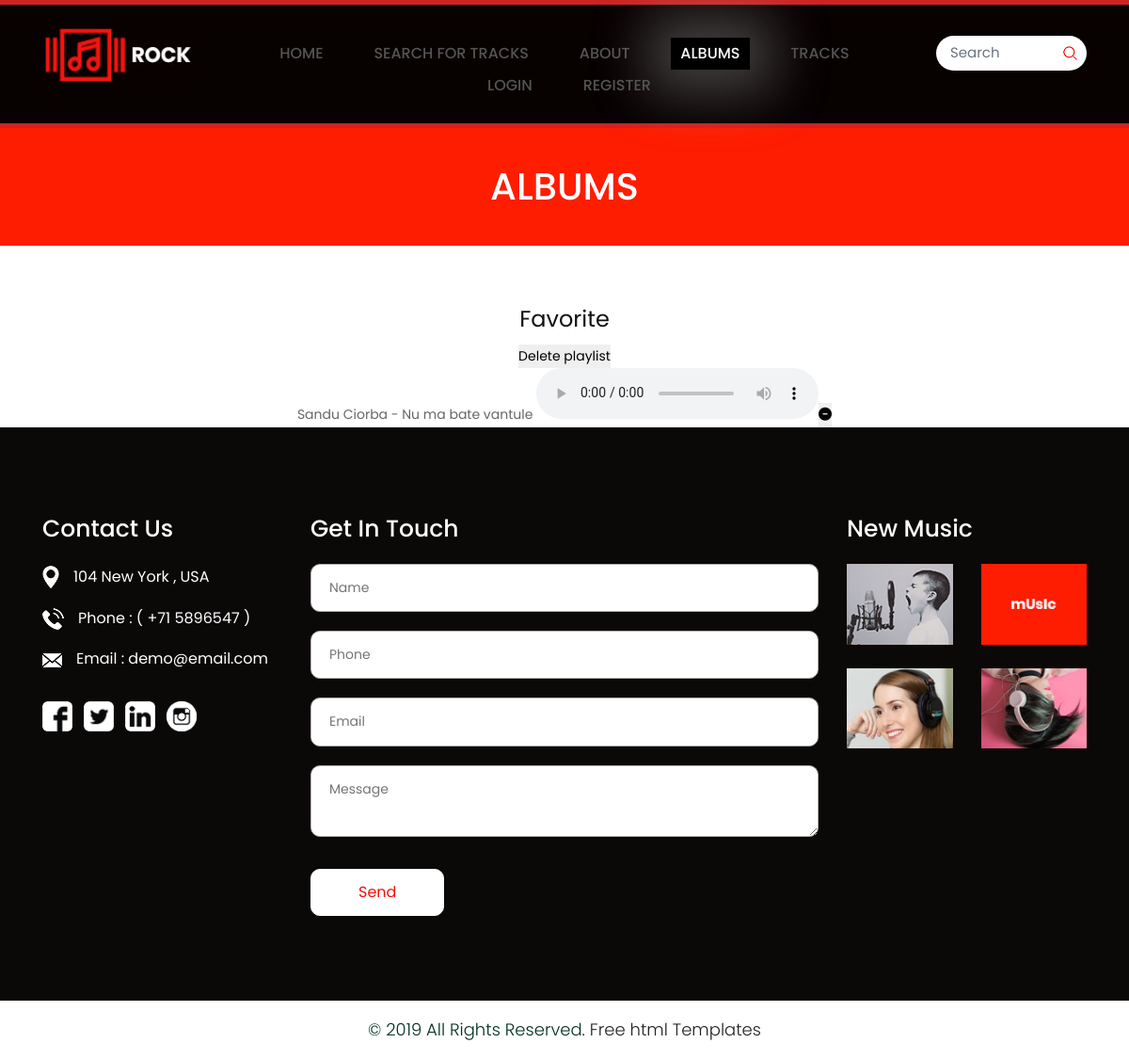
The page /albums/Favorite1534/ on the database its author committed.
### core/models.py (models this page shows, shortened)
class Album(models.Model):
	user = models.ForeignKey(User, on_delete = models.CASCADE, blank = True, null = True)
	album_title = models.CharField(max_length = 300)
	genre = models.CharField(max_length = 100)
	album_logo = models.ImageField(upload_to = 'media', default = 'media/default.png', null = True, blank = True)
	songs = models.ManyToManyField(Song)
	published = models.BooleanField(default = False)
	slug = models.SlugField()

class Song(models.Model):
	file = models.FileField(upload_to = 'media/tracks')
	song_title = models.CharField(max_length = 250)
	song_artist = models.CharField(max_length = 250)
	is_favorite = models.BooleanField(default = False)
	likes = models.IntegerField(default = 0)
	viewers = models.ManyToManyField(User)
	views = models.IntegerField(default = 0)
	image = models.ImageField(upload_to = 'media', default = 'media/default.png', null = True, blank = True)
	slug = models.SlugField()
	comments = models.ManyToManyField('Comment')

### core/views.py (the view)
# urls.py: path('albums/<slug>/', AlbumView.as_view(), name = 'album'),
class AlbumView(DetailView):
	model = Album
	template_name = "album_info.html"

### templates/album_info.html (shortened to what this page needs)
<!DOCTYPE html>
<html lang="en">
<head>
    {% load static %}
    <link rel="stylesheet" href="{% static 'css/bootstrap.min.css' %}">
    <link rel="stylesheet" href="{% static 'css/style.css' %}">
    <link rel="stylesheet" href="{% static 'css/responsive.css' %}">
    <link rel="stylesheet" href="{% static 'css/jquery.mCustomScrollbar.min.css' %}">
    <link rel="stylesheet" href="https://netdna.bootstrapcdn.com/font-awesome/4.0.3/css/font-awesome.css">
    <link rel="stylesheet" href="https://cdnjs.cloudflare.com/ajax/libs/fancybox/2.1.5/jquery.fancybox.min.css" media="screen">
</head>
<body class="main-layout album-page">
    <header>
        <div class="header">
            <div class="container">
                <div class="row">
                    <div class="col-xl-2 col-lg-2 col-md-2 col-sm-2 col logo_section">
                        <div class="full">
                            <div class="center-desk">
                                <div class="logo">
                                    <a href="{% url 'home' %}"><img src="../static/images/logo.jpg" alt="logo" /></a>
                                </div>
                            </div>
                        </div>
                    </div>
                    <div class="col-xl-8 col-lg-8 col-md-10 col-sm-10">
                        <div class="menu-area">
                            <div class="limit-box">
                                <nav class="main-menu">
                                    <ul class="menu-area-main">
                                        <li> <a href="{% url 'home' %}">Home</a> </li>
                                        <li> <a href="{% url 'music' %}">Search for tracks</a> </li>
                                        <li> <a href="{% url 'about' %}">about</a> </li>
                                        <li class="active"> <a href="{% url 'albums' %}"> Albums</a> </li>
                                        <li> <a href="{% url 'tracks' %}">Tracks</a> </li>
                                        {% if user.is_authenticated %}
                                            <li> <a href="{% url 'logout' %}">Log out</a> </li>
                                        {% else %}
                                            <li> <a href="{% url 'login' %}">Login</a> </li>
                                        {% endif %}
                                        <li> <a href="{% url 'register' %}">Register</a> </li>
                                    </ul>
                                </nav>
                            </div>
                        </div>
                    </div>
                    <div class="col-xl-2 col-lg-2 col-md-2 col-sm-2">
                        <form class="search">
                            <input class="form-control" type="text" placeholder="Search">
                            <button><img src="{% static 'images/search_icon.png' %}"></button>
                        </form>
                    </div>
                </div>
            </div>
    </header>
    <div class="Albumsbg">
        <div class="container">
            <div class="row">
                <div class="col-md-12">
                    <div class="Albumstitlepage">
                        <h2>Albums</h2>
                    </div>
                </div>
            </div>
        </div>
    </div>
    <div align="center">
        <h1>{{ album.album_title }}</h1>
        <div>
            <form action="{% url 'delete_album' %}">
                <button type="submit">Delete playlist</button>
            </form>
        </div>
    </div>
        {% for song in album.songs.all %}
            <form method="GET" action="{% url 'remove_from_album' %}" id="content">
                <div align="center">
                    {{ song.song_artist }} - {{ song.song_title }}
                    <audio controls>
                      <source src="{{ song.file.url }}" type="audio/mpeg">
                    </audio><button type="submit" id="submit"><i class="fa-solid fa-circle-minus"></i></button>
                </div>
            </form>
            {% empty %}
            <div align="center">you have not added any song yet</div><br><br>
        {% endfor %}
    <footr>
        <div class="footer">
            <div class="container">
                <div class="row">
                    <div class="col-lg-3 col-md-6 col-sm-12 width">
                        <div class="address">
                            <h3>Contact Us</h3>
                            <ul class="locarion_icon">
                                <li><img src="{% static 'icon/1.png' %}" alt="icon" />104 New York , USA</li>
                                <li><img src="{% static 'icon/2.png' %}" alt="icon" />Phone : ( +71 5896547 )</li>
                                <li><img src="{% static 'icon/3.png' %}" alt="icon" />Email : demo@email.com</li>
                            </ul>
                            <ul class="contant_icon">
                                <li><img src="{% static 'icon/fb.png' %}" alt="icon" /></li>
                                <li><img src="{% static 'icon/tw.png' %}" alt="icon" /></li>
                                <li><img src="{% static 'icon/lin(2).png' %}" alt="icon" /></li>
                                <li><img src="{% static 'icon/instagram.png' %}" alt="icon" /></li>
                            </ul>
                        </div>
                    </div>
                    <div class="col-lg-6 col-md-6 col-sm-12 width">
                        <div class="address">
                            <h3>Get In Touch</h3>
                            <form>
                                <div class="row">
                                    <div class="col-sm-12">
                                        <input class="contactus" placeholder="Name" type="text" name="Name">
                                    </div>
                                    <div class="col-sm-12">
                                        <input class="contactus" placeholder="Phone" type="text" name="Email">
                                    </div>
                                    <div class="col-sm-12">
                                        <input class="contactus" placeholder="Email" type="text" name="Email">
                                    </div>
                                    <div class="col-sm-12">
                                        <textarea class="textarea" placeholder="Message" type="text" name="Message"></textarea>
                                    </div>
                                    <div class="col-sm-12">
                                        <button class="send">Send</button>
                                    </div>
                                </div>
                            </form>
                        </div>
                    </div>
                    <div class="col-xl-3 col-lg-3 col-md-6 col-sm-12 width">
                        <div class="address">
                            <h3>New Music </h3>
                            <div class="row">
                                <div class="col-xl-6 col-lg-6 col-md-6 col-sm-6 ">
                                    <figure><img src="{% static 'images/music1.jpg' %}" /></figure>
                                </div>
                                <div class="col-xl-6 col-lg-6 col-md-6 col-sm-6 ">
                                    <figure><img src="{% static 'images/music2.jpg' %}" /></figure>
                                </div>
                                <div class="col-xl-6 col-lg-6 col-md-6 col-sm-6 ">
                                    <figure><img src="{% static 'images/music3.jpg' %}" /></figure>
                                </div>
                                <div class="col-xl-6 col-lg-6 col-md-6 col-sm-6 ">
                                    <figure><img src="{% static 'images/music4.jpg' %}" /></figure>
                                </div>
                            </div>
                        </div>
                    </div>
                </div>
            </div>
            <div class="copyright">
                <p>© 2019 All Rights Reserved. <a href="https://html.design/">Free html Templates</a></p>
            </div>
        </div>
    </footr>
</body>
</html>

### static/css/style.css (style rules this page uses)
* { box-sizing: border-box !important; }
html { scroll-behavior: smooth; }
body { color: #666666; font-size: 14px; font-family: 'poppins', sans-serif; line-height: 1.80857; font-weight: normal; overflow-x: hidden; }
a { color: #1f1f1f; text-decoration: none !important; outline: none !important; -webkit-transition: all .3s ease-in-out; -moz-transition: all .3s ease-in-out; -ms-transition: all .3s ease-in-out; -o-transition: all .3s ease-in-out; transition: all .3s ease-in-out; }
h1, h2, h3, h4, h5, h6 { letter-spacing: 0; font-weight: normal; position: relative; padding: 0 0 10px 0; font-weight: normal; line-height: normal; color: #111111; margin: 0 }
h1 { font-size: 24px }
h2 { font-size: 22px }
h3 { font-size: 18px }
*, *::after, *::before { -webkit-box-sizing: border-box; -moz-box-sizing: border-box; box-sizing: border-box; }
ul, li, ol { margin: 0px; padding: 0px; list-style: none; }
p { margin: 0px; font-weight: 300; font-size: 15px; line-height: 24px; }
a { color: #222222; text-decoration: none; outline: none !important; }
a, .btn { text-decoration: none !important; outline: none !important; -webkit-transition: all .3s ease-in-out; -moz-transition: all .3s ease-in-out; -ms-transition: all .3s ease-in-out; -o-transition: all .3s ease-in-out; transition: all .3s ease-in-out; }
img { max-width: 100%; height: auto; }
button { border: 0; margin: 0; padding: 0; cursor: pointer; }
.full { float: left; width: 100%; }
.full { width: 100%; float: left; margin: 0; padding: 0; }
.logo_section { text-align: center; }
.logo { float: left; }
nav.main-menu { float: right; margin-left: 0; }
.menu-area-main li.active a { color: #fff; background: #000; box-shadow: #9d9d9d66 0px 0px 56px 26px; }
.main-menu { text-align: center; }
.main-menu ul { margin: 0; list-style-type: none; margin-top: 12px; }
.main-menu ul>li { display: inline-block; position: relative; }
.main-menu ul>li a { padding: 7px 10px 7px 10px; line-height: 20px; font-size: 16px; display: block; font-weight: 500; color: #555454; text-transform: uppercase; margin: 0px 15px; }
.main-menu ul li:last-child a { padding-right: 0; }
.main-menu ul li:first-child { margin-left: 0; }
.main-menu ul>li { position: inherit; display: inline-block; vertical-align: middle; }
.header { background: #070100; padding: 23px 0px; border-top: #cf2323 solid 5px; border-bottom: #cf2323 solid 5px; }
.logo a { font-size: 40px; font-weight: bold; text-transform: uppercase; color: #fff; line-height: 40px; }
.search { position: relative; }
.search input.form-control { width: 100%; border-radius: 50px; border: none; font-size: 15px; padding: 7px 35px 7px 15px; }
.form-control { margin-top: 10px; }
.search button { position: absolute; top: 0; right: 0; height: 36px; width: 36px; text-align: center; z-index: 1; background: transparent; }
.contactus { border: #b1b0b0 solid 1px; padding: 12px 19px; margin-bottom: 20px; border-radius: 10px; color: #000; width: 100%; }
.textarea { margin-bottom: 25px; padding: 12px 19px; color: #000 !important; width: 100%; border: #b1b0b0 solid 1px; border-radius: 10px; }
.send { font-size: 16px; border: #fff solid 1px; padding: 10px 50px; background-color: #fff; align-items: center; flex-wrap: wrap; border-radius: 10px; color: #f70e0e; }
.address figure { margin: 0px; margin-bottom: 25px; }
.footer { background: #0b0808; padding-top: 90px; }
.footer .address h3 { color: #fff; font-size: 25px; line-height: 35px; font-weight: 500; padding-bottom: 20px; }
ul.locarion_icon { padding-bottom: 15px; }
ul.locarion_icon li { padding-bottom: 15px; color: #fff; font-size: 16px; }
ul.locarion_icon li img { padding-right: 15px; }
ul.contant_icon { list-style: none; margin: 0; padding: 0; width: 100%; float: left; }
ul.contant_icon li { float: left; text-align: center; display: flex; justify-content: center; align-items: center; flex-wrap: wrap; padding-right: 12px; }
ul.contant_icon li img { width: 32px; height: 32px; }
.copyright { background-color: #fff; padding: 20px 0px; margin-top: 90px; }
.copyright p { color: #023023; font-size: 18px; line-height: 22px; text-align: center; }
.Albumsbg { background-color: #ff1d00; margin-bottom: 60px; }
.Albumsbg .Albumstitlepage h2 { color: #fff; text-transform: uppercase; font-size: 40px; line-height: 45px; padding: 40px 0; font-weight: 500; text-align: center; }

### rows shown on the page
Album: album_title "Favorite"
Song: song_artist "Sandu Ciorba", song_title "Nu ma bate vantule"
